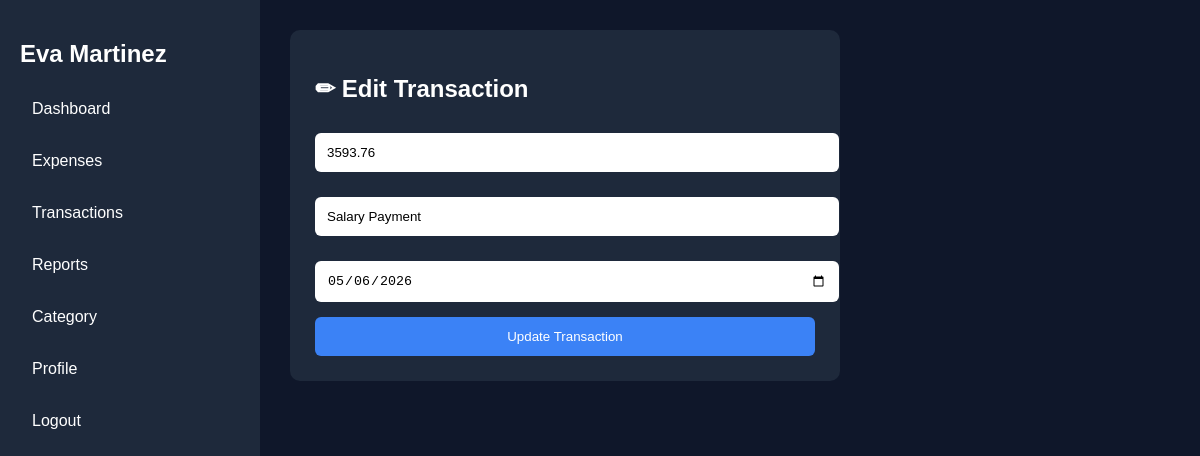
Screenshot of /expense_module/edit_expense.php?id=310 (signed in) with the database file from the repository.
### tables this page shows
CREATE TABLE `transactions` (
  `transaction_id` int(11) NOT NULL,
  `user_id` int(11) DEFAULT NULL,
  `category_id` int(11) DEFAULT NULL,
  `amount` decimal(10,2) DEFAULT NULL,
  `type` enum('income','expense') DEFAULT NULL,
  `description` varchar(255) DEFAULT NULL,
  `transaction_date` date DEFAULT NULL,
  `created_at` timestamp NULL DEFAULT current_timestamp(),
  `updated_at` timestamp NULL DEFAULT current_timestamp() ON UPDATE current_timestamp()
);

### expense_module/edit_expense.php (the view, shortened to what this page needs)
<?php
require_once '../config.php';
$id = (int) $_GET['id'];
$stmt = $conn->prepare("
    SELECT *
    FROM transactions
    WHERE transaction_id = ?
");
$stmt->execute([$id]);
$expense = $stmt->fetch(PDO::FETCH_ASSOC);
?>
<!DOCTYPE html>
<html>
<head>
</head>
<body>
<div class="wrapper">
    <div class="sidebar">
        <h2>
            <?= htmlspecialchars($_SESSION['name']) ?>
        </h2>
        <a href="../dashboard.php">
            Dashboard
        </a>
        <a href="view_expense.php">
            Expenses
        </a>
        <a href="../transaction_module/view_transaction.php">
            Transactions
        </a>
        <a href="../report/report.php">
            Reports
        </a>
        <a href="../category_management/index.php">
            Category
        </a>
        <a href="../profile/show_profile.php">
            Profile
        </a>
        <a href="../login/logout.php">
            Logout
        </a>
    </div>
    <div class="main">
        <div class="form-box">
            <h2>
                ✏ Edit Transaction
            </h2>
            <form method="POST">
                <input
                    type="number"
                    step="0.01"
                    name="amount"
                    value="<?= $expense['amount'] ?>"
                    required
                >
                <input
                    type="text"
                    name="description"
                    value="<?= htmlspecialchars($expense['description']) ?>"
                    required
                >
                <input
                    type="date"
                    name="transaction_date"
                    value="<?= $expense['transaction_date'] ?>"
                    required
                >
                <button name="update">
                    Update Transaction
                </button>
            </form>
        </div>
    </div>
</div>
</body>
</html>

### expense_module/edit_expense.php (style rules this page uses)
body { margin:0; font-family:Arial; background:#0f172a; color:white; }
.wrapper { display:flex; }
.sidebar { width:220px; background:#1e293b; min-height:100vh; padding:20px; }
.sidebar a { display:block; color:white; text-decoration:none; padding:12px; margin-bottom:10px; }
.main { flex:1; padding:30px; }
.form-box { background:#1e293b; padding:25px; border-radius:10px; max-width:500px; }
input, select { width:100%; padding:12px; margin-top:10px; margin-bottom:15px; border:none; border-radius:6px; }
button { width:100%; padding:12px; background:#3b82f6; border:none; border-radius:6px; color:white; }

### rows the page displays
transactions: amount "3593.76", description "Salary Payment", transaction_date "05/06/2026"

### other values shown
$_SESSION['name'] "Eva Martinez"
